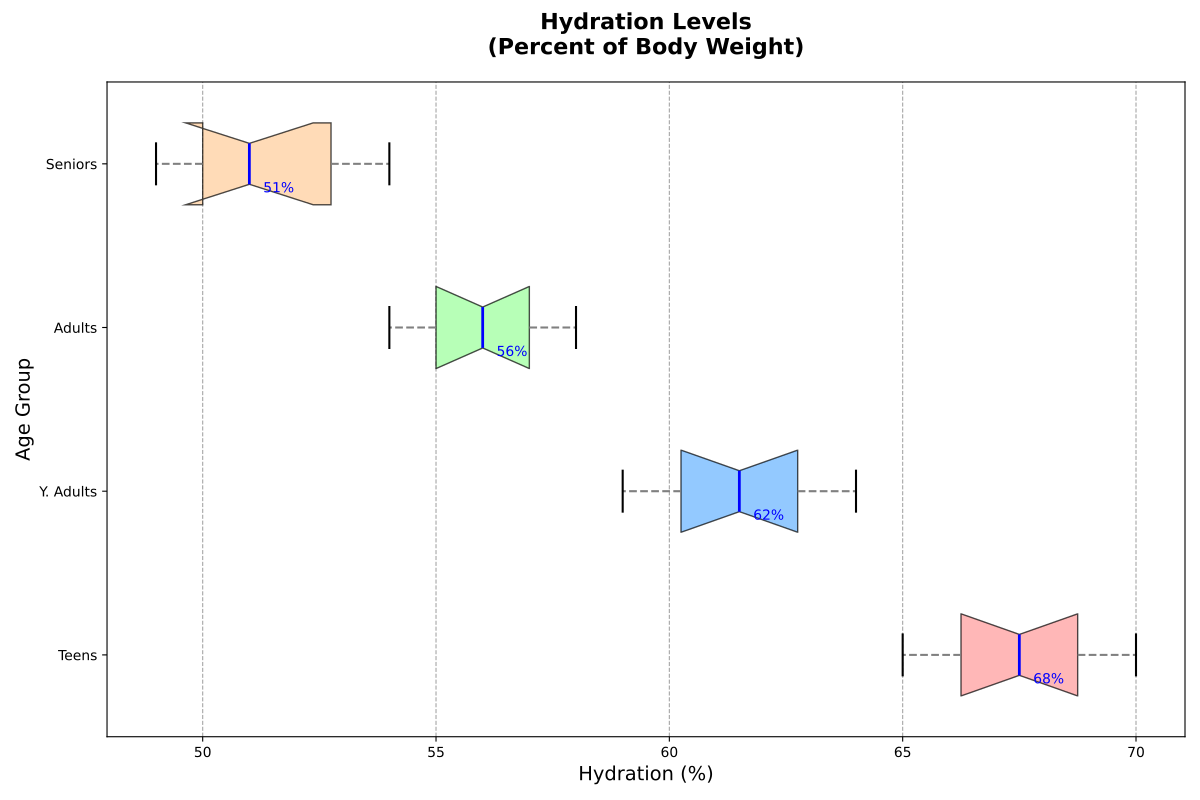

The Python source for this figure:
import matplotlib.pyplot as plt

# Data for hydration levels across age groups
teens_hydration = [66, 67, 68, 65, 70, 69, 68, 67, 66, 69]
young_adults_hydration = [60, 62, 61, 59, 63, 64, 62, 61, 60, 63]
adults_hydration = [55, 56, 58, 54, 57, 56, 55, 58, 54, 57]
seniors_hydration = [50, 52, 51, 49, 53, 54, 51, 50, 49, 53]

data = [teens_hydration, young_adults_hydration, adults_hydration, seniors_hydration]

age_groups = ["Teens", "Y. Adults", "Adults", "Seniors"]

fig, ax = plt.subplots(figsize=(12, 8))

boxplot = ax.boxplot(data, patch_artist=True, vert=False, labels=age_groups, notch=True, widths=0.5)

colors = ['#FF9999', '#66B3FF', '#99FF99', '#FFCC99']
for patch, color in zip(boxplot['boxes'], colors):
    patch.set_facecolor(color)
    patch.set_alpha(0.7)

plt.setp(boxplot['whiskers'], color='gray', linewidth=1.5, linestyle="--")
plt.setp(boxplot['caps'], color='black', linewidth=1.5)
plt.setp(boxplot['medians'], color='blue', linewidth=2)
plt.setp(boxplot['fliers'], marker='o', color='red', alpha=0.6)

ax.set_title("Hydration Levels\n(Percent of Body Weight)", fontsize=16, fontweight='bold', pad=20)
ax.set_xlabel("Hydration (%)", fontsize=14)
ax.set_ylabel("Age Group", fontsize=14)

ax.xaxis.grid(True, linestyle='--', color='grey', alpha=0.7)

for i, median in enumerate(boxplot['medians']):
    y_median = median.get_ydata()[0]
    x_median = median.get_xdata()[1]
    ax.annotate(f'{x_median:.0f}%', xy=(x_median, y_median), xytext=(10, -3),
                textcoords='offset points', color='blue', fontsize=10, va='center')

plt.tight_layout()
plt.show()
